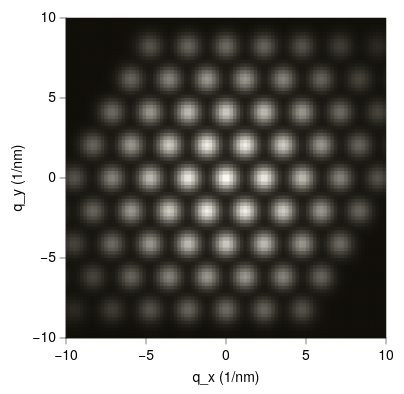

Specify this chart in Vega-Lite:
### Vega-Lite specification from a JSON file in a GitHub repository (floating-point values rounded to 4 significant figures; data arrays with more than 128 entries replaced by an {"elided": "..."} marker saying what was removed)
{"background": null, "config": {"arc": {"fill": "#DBDBDB", "fillOpacity": 1.0, "innerRadius": 40.0, "padAngle": 0.03, "stroke": "black", "strokeOpacity": 1, "strokeWidth": 0.25}, "area": {"fill": "#DBDBDB", "fillOpacity": 1.0, "stroke": "black", "strokeOpacity": 1, "strokeWidth": 0.25}, "axis": {"domain": true, "domainCap": "round", "domainColor": "black", "domainWidth": 0.25, "grid": false, "gridCap": "round", "gridColor": "#F1F1F1", "gridDash": [0, 0], "gridOpacity": 1.0, "gridWidth": 0.25, "labelColor": "black", "labelFont": "Helvetica Neue, HelveticaNeue, Helvetica, Arial, sans-serif", "labelFontSize": 7, "labelFontStyle": "normal", "labelFontWeight": 400, "offset": 0, "ticks": true, "tickCap": "round", "tickColor": "black", "tickRound": false, "tickSize": 3, "tickWidth": 0.25, "titleColor": "black", "titleFont": "Helvetica Neue, HelveticaNeue, Helvetica, Arial, sans-serif", "titleFontSize": 7, "titleFontStyle": "normal", "titleFontWeight": 400}, "axisX": {"domain": true, "labelAlign": "center", "labelAngle": 0, "labels": true, "ticks": true, "translate": 0}, "axisY": {"domain": true, "labelAlign": "right", "labelAngle": 0, "labels": true, "ticks": true, "translate": 0}, "axisRight": {"domain": true, "labelAlign": "left", "labelAngle": 0, "labels": true, "ticks": true, "translate": 0}, "axisTop": {"domain": true, "labelAlign": "center", "labelAngle": 0, "labels": true, "ticks": true, "translate": 0}, "axisBand": {"tickOffset": 0}, "bar": {"fill": "#DBDBDB", "fillOpacity": 1.0, "stroke": "black", "strokeOpacity": 1, "strokeWidth": 0.25}, "boxplot": {"size": 14.4, "ticks": {"cornerRadius": 0.25, "fill": "black", "opacity": 1, "size": 7.2, "thickness": 0.25}, "box": {"fillOpacity": 1.0, "stroke": "black", "strokeOpacity": 1, "strokeWidth": 0.25}, "median": {"cornerRadius": 0, "fill": "black", "fillOpacity": 1.0, "opacity": 1, "size": 14.4, "thickness": 0.25}, "rule": {"fill": "black", "fillOpacity": 1.0, "size": 16.0, "stroke": "black", "strokeDash": [0, 0], "strokeOpacity": 1, "strokeWidth": 0.25}, "outliers": {"color": "black", "fill": "black", "fillOpacity": 1.0, "size": 0, "stroke": "black", "strokeOpacity": 1, "strokeWidth": 0.25}}, "circle": {"fill": "black", "fillOpacity": 1.0, "size": 2.0, "stroke": null, "strokeOpacity": 1, "strokeWidth": 0.25}, "errorband": {"band": {"fillOpacity": 0.6, "stroke": null, "strokeWidth": 0.25, "strokeOpacity": 1}, "borders": {"opacity": 0, "strokeOpacity": 0.25, "strokeWidth": 1}}, "errorbar": {"opacity": 1, "rule": {"strokeDash": [0, 0], "strokeWidth": 0.25}, "ticks": {"color": "black", "cornerRadius": 0.125, "opacity": 1, "size": 9.6, "thickness": 0.25}, "thickness": 0.25}, "font": "Helvetica Neue, HelveticaNeue, Helvetica, Arial, sans-serif", "geoshape": {"fill": "#DBDBDB", "fillOpacity": 1.0, "stroke": "black", "strokeOpacity": 1, "strokeWidth": 0.25}, "header": {"labelColor": "black", "labelFont": "Helvetica Neue, HelveticaNeue, Helvetica, Arial, sans-serif", "labelFontSize": 7, "labelFontStyle": "normal", "labelFontWeight": 400, "titleColor": "black", "titleFont": "Helvetica Neue, HelveticaNeue, Helvetica, Arial, sans-serif", "titleFontSize": 7, "titleFontStyle": "normal", "titleFontWeight": 400, "titlePadding": 0}, "legend": {"disable": false, "offset": 4.5, "titlePadding": 4, "labelOffset": 2, "gradientLabelOffset": 2, "gradientLength": 80.0, "gradientThickness": 8.0, "gradientOpacity": 1.0, "gradientStrokeColor": "black", "gradientStrokeWidth": 0.25, "labelColor": "black", "labelFont": "Helvetica Neue, HelveticaNeue, Helvetica, Arial, sans-serif", "labelFontSize": 7, "labelFontStyle": "normal", "labelFontWeight": 400, "strokeColor": "black", "strokeWidth": 0, "symbolSize": 42, "symbolStrokeColor": "black", "symbolStrokeWidth": 0.25, "titleColor": "black", "titleFont": "Helvetica Neue, HelveticaNeue, Helvetica, Arial, sans-serif", "titleFontSize": 7, "titleFontStyle": "normal", "titleFontWeight": 400}, "line": {"color": "black", "stroke": "black", "strokeCap": "round", "strokeDash": [0, 0], "strokeOpacity": 1, "strokeWidth": 0.375}, "point": {"filled": true, "fill": "#DBDBDB", "fillOpacity": 1.0, "size": 8.0, "stroke": "black", "strokeOpacity": 1, "strokeWidth": 0.25}, "range": {"category": ["#5CA7B1", "#CDDEF3", "#B7B3E4", "#B3DAB5", "#F5E1B3", "#3D727B", "#8AA8D2", "#867DAC", "#80A988", "#CBB17A", "#204148", "#59719A", "#584C77", "#507B5F", "#9D824D"], "diverging": {"scheme": ["#C35082", "#CE6D94", "#D989A7", "#E2A4BA", "#EABFCE", "#F1DBE2", "#F6F6F6", "#D7E0EB", "#B9CBE0", "#9BB6D5", "#7DA1C9", "#5F8CBD", "#4177B1"]}, "heatmap": {"scheme": ["#110F09", "#22201A", "#34322B", "#47453E", "#5B5951", "#706D66", "#86837B", "#9C9991", "#B2AFA7", "#CAC7BE", "#E1DED6", "#FAF7EE"]}, "ordinal": {"scheme": ["#F1F1F1", "#DBDBDB", "#C6C6C6", "#B2B2B2", "#9D9D9D", "#898989", "#767676", "#636363", "#515151", "#404040", "#2F2F2F", "#1F1F1F"]}, "ramp": {"scheme": ["#32022B", "#43044D", "#4C196E", "#4D338C", "#484DA6", "#3A68BB", "#1D83CA", "#1D9CCB", "#23B5C9", "#28CDC5", "#4DE0B4", "#91EE9F"]}}, "rule": {"color": "black", "stroke": "black", "strokeCap": "round", "strokeDash": [2, 2], "strokeOpacity": 1, "strokeWidth": 0.25}, "scale": {"bandPaddingInner": 0.1, "bandPaddingOuter": 0.1, "round": false}, "rect": {"fill": "#DBDBDB", "fillOpacity": 1.0, "stroke": "black", "strokeOpacity": 1, "strokeWidth": 0.25}, "square": {"fill": "#DBDBDB", "fillOpacity": 1.0, "size": 16.0, "stroke": "black", "strokeOpacity": 1, "strokeWidth": 0.25}, "text": {"color": "black", "font": "Helvetica Neue, HelveticaNeue, Helvetica, Arial, sans-serif", "fontSize": 7, "fontStyle": "normal", "fontWeight": 400}, "tick": {"color": "black", "cornerRadius": 0.125, "opacity": 1.0, "size": 14.4, "thickness": 0.25}, "title": {"anchor": "middle", "frame": "group", "color": "black", "font": "Helvetica Neue, HelveticaNeue, Helvetica, Arial, sans-serif", "fontSize": 7, "fontStyle": "normal", "fontWeight": 400, "subtitleColor": "black", "subtitleFont": "Helvetica Neue, HelveticaNeue, Helvetica, Arial, sans-serif", "subtitleFontSize": "Helvetica Neue, HelveticaNeue, Helvetica, Arial, sans-serif", "subtitleFontStyle": "normal", "subtitleFontWeight": 400}, "trail": {"color": "black", "opacity": 1, "size": 0.375}, "view": {"continuousWidth": 160, "continuousHeight": 160, "discreteWidth": 160, "discreteHeight": 160, "fill": null, "stroke": "black", "strokeWidth": 0.25}}, "data": {"name": "data-65c2759bbe32702c2aa5c2d7ff971fdd"}, "mark": {"type": "rect", "clip": true, "stroke": null}, "encoding": {"color": {"field": "I", "legend": null, "title": null, "type": "quantitative"}, "x": {"field": "x0", "scale": {"domain": [-10.0, 10.0], "nice": false}, "title": "q_x (1/nm)", "type": "quantitative"}, "x2": {"field": "x1"}, "y": {"field": "y0", "scale": {"domain": [-10.0, 10.0], "nice": false}, "title": "q_y (1/nm)", "type": "quantitative"}, "y2": {"field": "y1"}}, "$schema": "https://vega.github.io/schema/vega-lite/v6.4.1.json", "datasets": {"data-65c2759bbe32702c2aa5c2d7ff971fdd": {"elided": "8464 records"}}}
